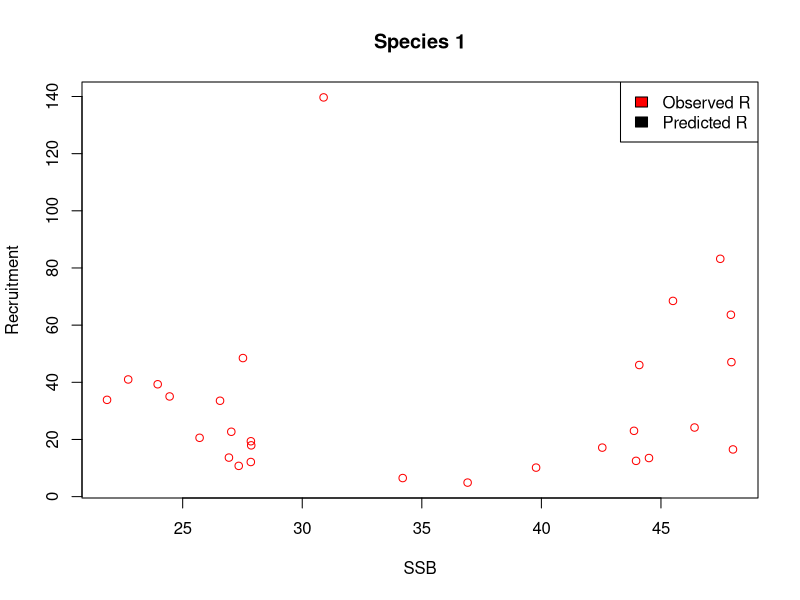
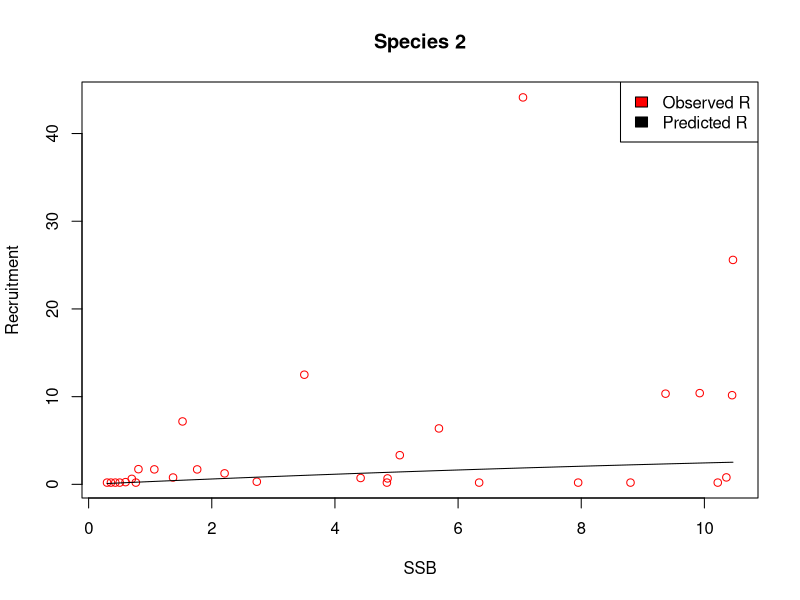
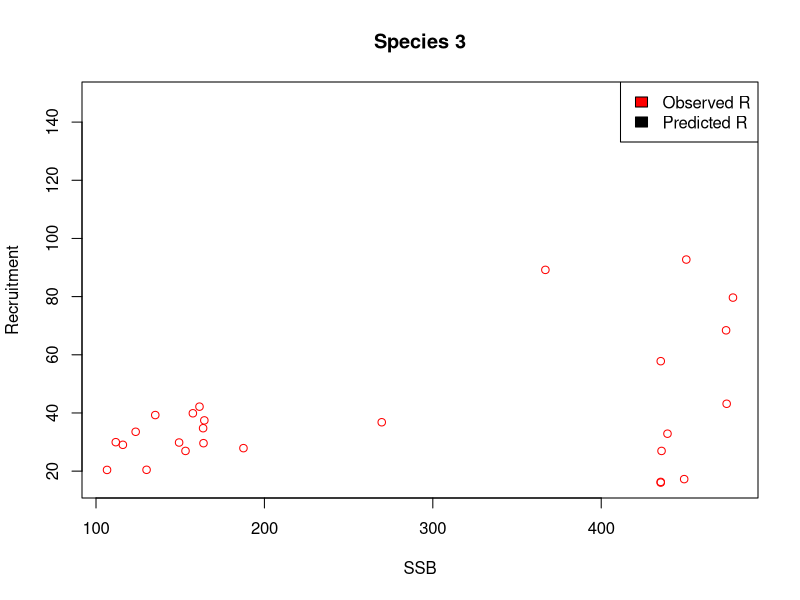
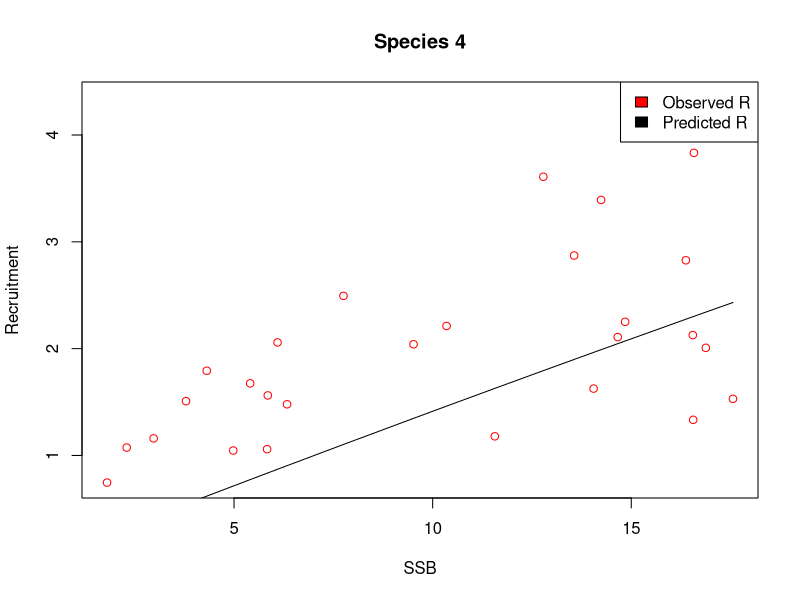
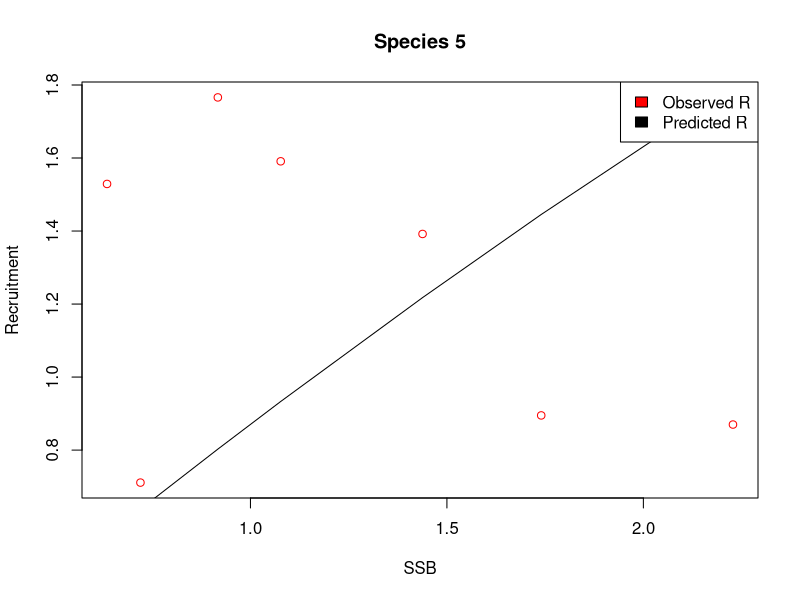
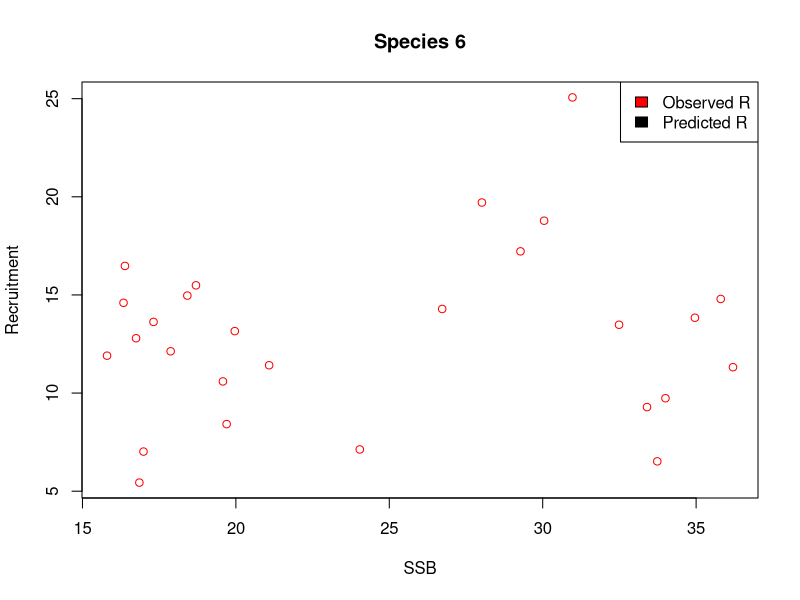
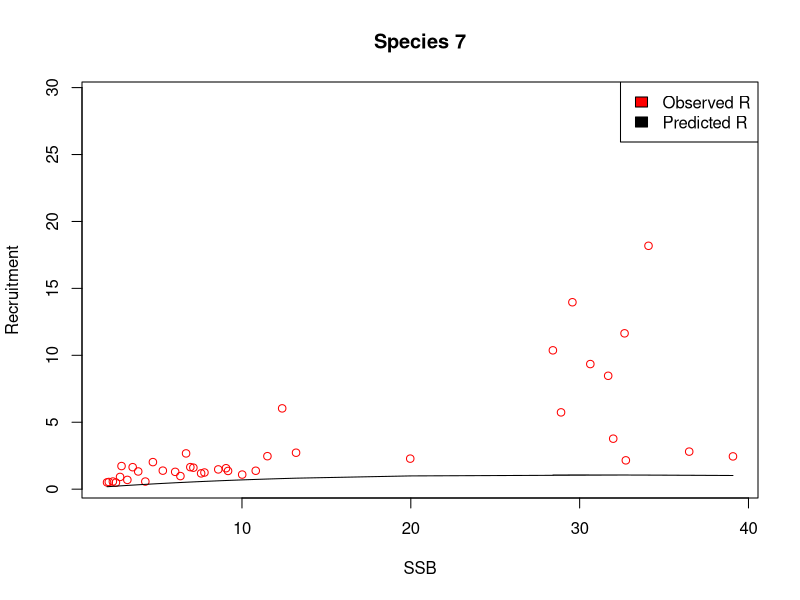
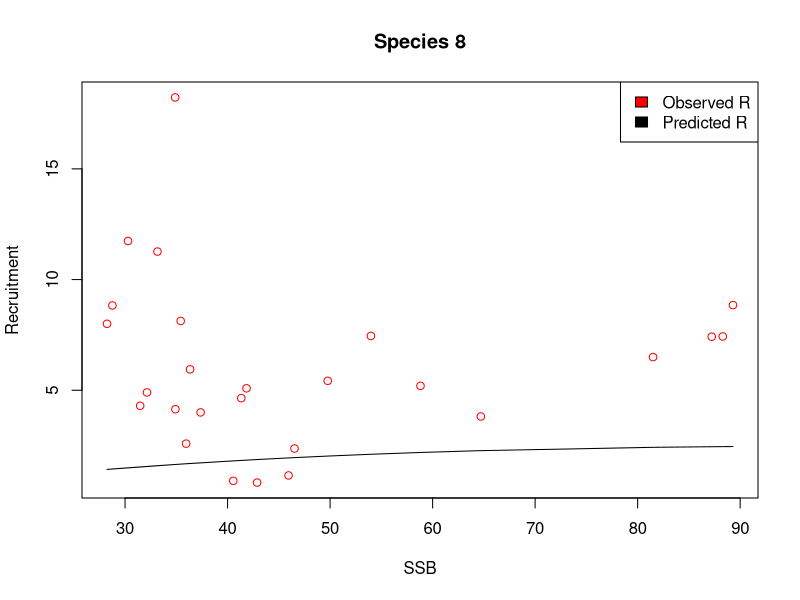

The R source for these figures, in order:
# Amanda Hart
# Homework 1 FISH 559 Question 2

setwd("/Users/ahart2/Research/TMB_Workshop_Fall2018/ClassWork/Hart_Homework1")

data <- read.table("HOME1B.TXT", header=TRUE)
colnames(data) <- c("SSB", "Recruitment", "Species", "SBPR")

# Fit linear random effects to 11 species data
# ln(alpha) = random effect
# beta = species-specific fixed effect
# noise around stock-recruit = log-normal
# variation around stock-recruit same for all species



# Ricker stock-recruit 
# Recruit_sp_yr = alpha_sp*SSB_sp_yr*exp(-1*beta_sp*SSB_sp_yr)/SBPR_sp_yr

# Log of Ricker stock-recruit
# log(Recruit_sp_yr) = log(alpha_sp) - log(SBPR_sp_yr) + log(SSB_sp_yr) - beta_sp*SSB_sp_yr

# SBPR0 = SBPR
# SSB_yr = SSB


##### Read in data #####
data <- read.table("HOME1B.TXT", header=TRUE)
colnames(data) <- c("SSB", "Recruitment", "SpeciesID", "SBPR")
data[,"SpeciesID"] <- as.factor(data[,"SpeciesID"])

SSB <- data[,"SSB"]
Recruitment <- data[,"Recruitment"]
SpeciesID <- data[,"SpeciesID"]
SBPR <- data[,"SBPR"]

RecData <- list(SSB, Recruitment, SpeciesID, SBPR)


##### Fit mixed effect model #####
library(nlme)
# recruitment depends on fixed effects for data provided in RecData with a random effect for species ID
result <- lme((log(Recruitment) + log(SBPR) - log(SSB))  ~ SSB:SpeciesID, random = ~ 1 | SpeciesID, data=data, method = "ML")
 # !!!! look at syntax for SpeciesID, use -1   (~ SSB:SpeciesID-1 this gives slope only, no intercept) # here I want the intercept
# SSB:SpeciesID-1 estimates beta by species
summary(result)

coef(result) # gives log alpha by species
resid(result) # give residuals for each row of data
result$logLik
result$data # data you gave model
beta_list <- result$coefficients$fixed # gives - beta by species as a fixed effect
alpha_list <- as.list(result$coefficients$random) # gives log alpha by species
alpha_list <- c(alpha_list[[1]])

##### Use estimated alphas and betas to predict recruitment #####
alpha_list <- exp(alpha_list)
beta_list <- -1*beta_list

data <- cbind(data,rep(NA,nrow(data)))
colnames(data)[ncol(data)] <- "R_pred"

for(irow in 1:nrow(data)){
  sp <- as.numeric(data[irow,"SpeciesID"])
  R_pred <- alpha_list[sp]*data[irow,"SSB"]*exp(-1*beta_list[sp]*data[irow,"SSB"])/data[irow,"SBPR"]
  data[irow,"R_pred"] <- R_pred
}

# Plot R & predicted R by species
for(isp in 1:length(unique(data[,"SpeciesID"]))){
  plot(y =data[which(data[,"SpeciesID"]==isp),"Recruitment"], x=data[which(data[,"SpeciesID"]==isp),"SSB"],  col="red", main=paste("Species",isp, sep=" "), ylab="Recruitment", xlab="SSB")
  lines(y=data[which(data[,"SpeciesID"]==isp),"R_pred"], x=data[which(data[,"SpeciesID"]==isp),"SSB"], col="black")
  legend("topright", legend=c("Observed R", "Predicted R"), fill=c("red", "black"))
}


##### Calculate recruitment deviations #####
RecDevs <- data$R_pred - data$Recruitment
names(RecDevs) <- data[,"SpeciesID"]

# Plot RecDevs by species
for(isp in 1:length(unique(data[,"SpeciesID"]))){
  plot(RecDevs[which(names(RecDevs)==isp)], main=paste("Species", isp, sep=" "), ylab="Rec Devs")
  abline(h=0)
}








##### TO DO #####
# plot residuals (of all data)
# look at documentation and see what residuals are for

